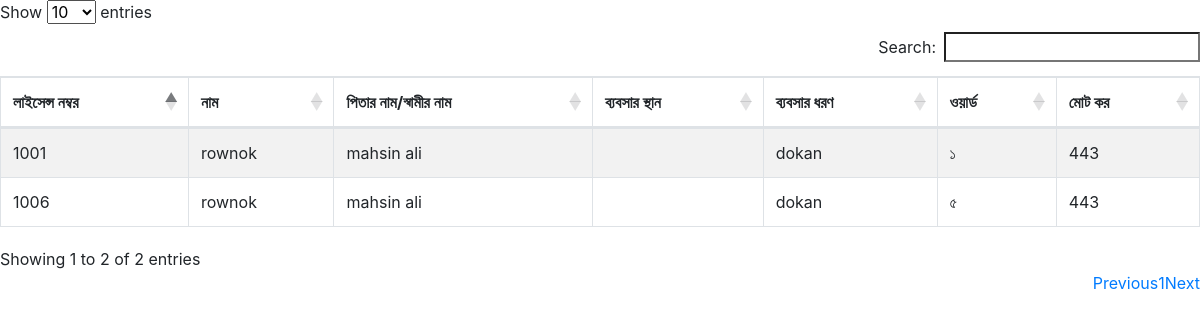
/banijjik.php, run on an earlier commit of the app's database.
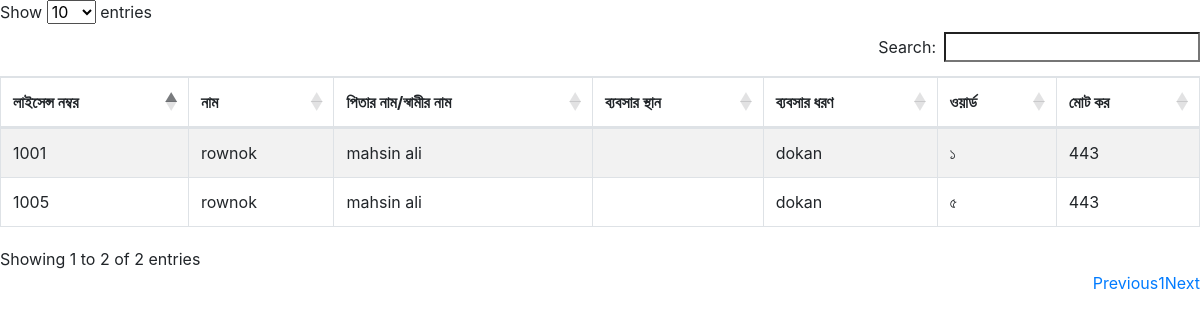
And on a later commit of the database.
### tables this page shows
CREATE TABLE `tadeentry` (
  `id` int(11) NOT NULL,
  `licence_no` varchar(255) NOT NULL,
  `name` varchar(255) NOT NULL,
  `father_husband` varchar(255) NOT NULL,
  `mother_name` varchar(255) NOT NULL,
  `word` varchar(255) NOT NULL,
  `bplace` varchar(255) NOT NULL,
  `tradename` varchar(255) NOT NULL,
  `babshardhoron` varchar(255) NOT NULL,
  `kor` varchar(255) NOT NULL,
  `voterid` varchar(255) NOT NULL,
  `mobileno` varchar(255) NOT NULL,
  `upozela` varchar(255) NOT NULL,
  `zela` varchar(255) NOT NULL
);

### banijjik.php (the view, shortened to what this page needs)
<?php
    include '_dbconnect.php';
?>
<!DOCTYPE html>
<html lang="en">
<head>
    <link rel="stylesheet" href="https://cdnjs.cloudflare.com/ajax/libs/twitter-bootstrap/4.5.2/css/bootstrap.css">
    <link rel="stylesheet" href="https://cdn.datatables.net/1.10.23/css/dataTables.bootstrap4.min.css">
</head>
<body>
    <table id="example" class="table table-striped table-bordered" style="width:100%">
        <thead>
            <tr>
            <th>লাইসেন্স নম্বর</th>
            <th>নাম</th>
            <th>পিতার নাম/স্বামীর নাম</th>
            <th>ব্যবসার স্থান</th>
            <th>ব্যবসার ধরণ</th>
            <th>ওয়ার্ড</th>
            <th>মোট কর</th>
            </tr>
        </thead>
        <tbody>
            <?php
                 $query = "SELECT * FROM tadeentry  ";
                $all_data = mysqli_query($con, $query);
                while($row = mysqli_fetch_array($all_data)){
                    ?>
                        <tr>
                        <td><?= $row['licence_no'] ?></td>
              <td><?= $row['name'] ?></td>
              <td><?= $row['father_husband'] ?></td>
              <td><?= $row['messars'] ?></td>
              <td><?= $row['babshardhoron'] ?></td>
              <td><?= $row['word'] ?></td>
              <td><?= $row['kor'] ?></td>
                        </tr>
                    <?php
                }
            ?>
        </tbody>
    </table>
</body>
</html>

What changed in the data, as far as the page shows it:
changed tadeentry (number 2 of 2 on the later page): licence_no "1006" → "1005"
